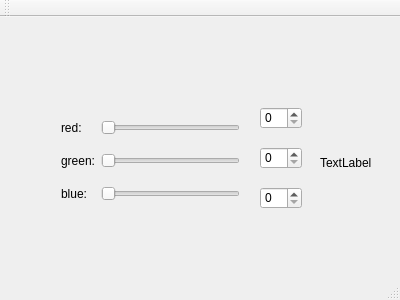
<?xml version="1.0" encoding="UTF-8"?>
<ui version="4.0">
 <class>MainWindow</class>
 <widget class="QMainWindow" name="MainWindow">
  <property name="geometry">
   <rect>
    <x>0</x>
    <y>0</y>
    <width>400</width>
    <height>300</height>
   </rect>
  </property>
  <property name="windowTitle">
   <string>MainWindow</string>
  </property>
  <widget class="QWidget" name="centralWidget">
   <widget class="QWidget" name="gridLayoutWidget">
    <property name="geometry">
     <rect>
      <x>50</x>
      <y>80</y>
      <width>201</width>
      <height>129</height>
     </rect>
    </property>
    <layout class="QGridLayout" name="gridLayout">
     <item row="3" column="0">
      <widget class="QLabel" name="labelBlue">
       <property name="text">
        <string>blue:</string>
       </property>
      </widget>
     </item>
     <item row="1" column="0">
      <widget class="QLabel" name="labelRed">
       <property name="text">
        <string>red:</string>
       </property>
      </widget>
     </item>
     <item row="3" column="1">
      <widget class="QSlider" name="horizontalSliderBlue">
       <property name="orientation">
        <enum>Qt::Horizontal</enum>
       </property>
      </widget>
     </item>
     <item row="2" column="1">
      <widget class="QSlider" name="horizontalSliderGreen">
       <property name="orientation">
        <enum>Qt::Horizontal</enum>
       </property>
      </widget>
     </item>
     <item row="2" column="0">
      <widget class="QLabel" name="labelGreen">
       <property name="text">
        <string>green:</string>
       </property>
      </widget>
     </item>
     <item row="1" column="1">
      <widget class="QSlider" name="horizontalSliderRed">
       <property name="orientation">
        <enum>Qt::Horizontal</enum>
       </property>
      </widget>
     </item>
    </layout>
   </widget>
   <widget class="QLabel" name="colorLabel">
    <property name="geometry">
     <rect>
      <x>320</x>
      <y>120</y>
      <width>62</width>
      <height>51</height>
     </rect>
    </property>
    <property name="text">
     <string>TextLabel</string>
    </property>
   </widget>
   <widget class="QSpinBox" name="spinBoxRed">
    <property name="geometry">
     <rect>
      <x>260</x>
      <y>90</y>
      <width>42</width>
      <height>22</height>
     </rect>
    </property>
   </widget>
   <widget class="QSpinBox" name="spinBoxGreen">
    <property name="geometry">
     <rect>
      <x>260</x>
      <y>130</y>
      <width>42</width>
      <height>22</height>
     </rect>
    </property>
   </widget>
   <widget class="QSpinBox" name="spinBoxBlue">
    <property name="geometry">
     <rect>
      <x>260</x>
      <y>170</y>
      <width>42</width>
      <height>22</height>
     </rect>
    </property>
   </widget>
  </widget>
  <widget class="QMenuBar" name="menuBar">
   <property name="geometry">
    <rect>
     <x>0</x>
     <y>0</y>
     <width>400</width>
     <height>24</height>
    </rect>
   </property>
  </widget>
  <widget class="QToolBar" name="mainToolBar">
   <attribute name="toolBarArea">
    <enum>TopToolBarArea</enum>
   </attribute>
   <attribute name="toolBarBreak">
    <bool>false</bool>
   </attribute>
  </widget>
  <widget class="QStatusBar" name="statusBar"/>
 </widget>
 <layoutdefault spacing="6" margin="11"/>
 <resources/>
 <connections>
  <connection>
   <sender>horizontalSliderRed</sender>
   <signal>sliderMoved(int)</signal>
   <receiver>spinBoxRed</receiver>
   <slot>setValue(int)</slot>
   <hints>
    <hint type="sourcelabel">
     <x>210</x>
     <y>130</y>
    </hint>
    <hint type="destinationlabel">
     <x>276</x>
     <y>140</y>
    </hint>
   </hints>
  </connection>
  <connection>
   <sender>horizontalSliderGreen</sender>
   <signal>sliderMoved(int)</signal>
   <receiver>spinBoxGreen</receiver>
   <slot>setValue(int)</slot>
   <hints>
    <hint type="sourcelabel">
     <x>206</x>
     <y>170</y>
    </hint>
    <hint type="destinationlabel">
     <x>276</x>
     <y>173</y>
    </hint>
   </hints>
  </connection>
  <connection>
   <sender>horizontalSliderBlue</sender>
   <signal>sliderMoved(int)</signal>
   <receiver>spinBoxBlue</receiver>
   <slot>setValue(int)</slot>
   <hints>
    <hint type="sourcelabel">
     <x>189</x>
     <y>226</y>
    </hint>
    <hint type="destinationlabel">
     <x>271</x>
     <y>222</y>
    </hint>
   </hints>
  </connection>
 </connections>
</ui>
